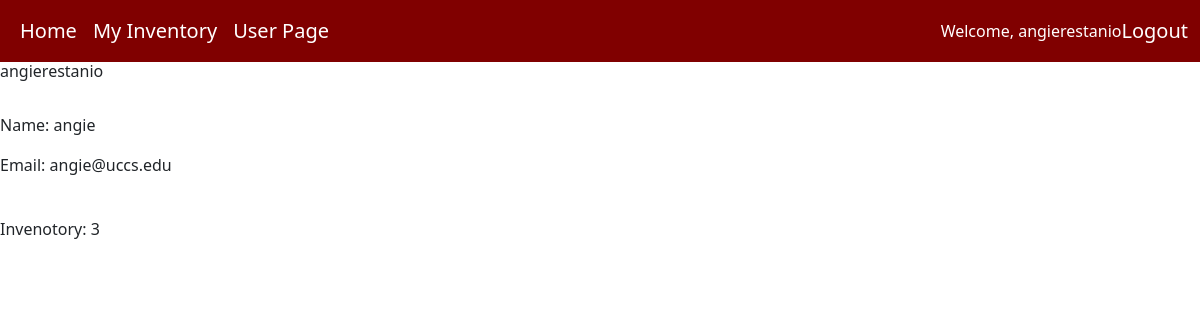
The page /user/ (signed in) on the database its author committed.
### inventory_app/models.py (models this page shows, shortened)
class Owner(models.Model):
    user = models.OneToOneField(User, on_delete=models.CASCADE, null=True)
    name = models.CharField(max_length=200)
    email = models.CharField(max_length=200)
    inventory = models.OneToOneField(Inventory, on_delete=models.CASCADE, unique=True, null=True)
    def __str__(self):
        return self.name

class Inventory(models.Model):
    def get_absolute_url(self):
        return reverse('inventory-detail', args=[str(self.id)])

### inventory_app/decorators.py (the view)
        def wrapper_func(request, *args, **kwargs):
            print('allowed roles: ', allowed_roles)
            group = None
            if request.user.groups.exists():
                group = request.user.groups.all()[0].name
            if group in allowed_roles:
                return view_func(request, *args, **kwargs)
            else:
                return HttpResponse('You are not authorized to view this page.')

### inventory_app/views.py (called while the page is built)
@login_required(login_url='login') # if user not authentucated, refirect to login page
@allowed_users(allowed_roles=['owner']) # once logged in only users in allowed_roles can user page
def userPage(request):
    owner = request.user.owner
    print('owner: ', owner)
    inventory = owner.inventory
    print('inventory id: ', inventory.id)
    context = {'inventory':inventory, 'owner':owner}
    return render(request, 'inventory_app/user.html', context)

### inventory_app/templates/inventory_app/user.html
{% extends 'inventory_app/base_template.html' %}
{% block content %}
<h6>{{user}}</h6>
<br>
<p>Name: {{owner.name}}</p>
<p>Email: {{owner.email}}</p>
<br>
<p>Invenotory: {{inventory.id}}</P>
{% endblock %}

### inventory_app/templates/inventory_app/base_template.html (shortened to what this page needs)
{% load static %}
<!DOCTYPE html>
<html lang="en">
<head>
{% load bootstrap5 %}
{% bootstrap_css %}
</head>
<body>
<nav class="navbar navbar-expand-md navbar-dark" style="background-color: #800000;">
    <div class="container-fluid">
        <div class="collapse navbar-collapse" id="navbarNav">
            <ul class="navbar-nav">
                <li class="nav-item">
                    <a class="nav-link text-white" style="font-size: 20px;" href="{% url 'index' %}" aria-label="Visit the homepage">Home</a>
                </li>
                {% if request.user.is_authenticated %}
                    {% if request.user.owner.inventory.id %}
                        <li class="nav-item"><a class="nav-link text-white" style="font-size: 20px;" href="{% url 'inventory-detail' request.user.owner.inventory.id %}" aria-label="View inventory">My Inventory</a></li>
                    {% endif %}
                {% endif %}
                <li>
                    {% if request.user.is_authenticated %}
                        <a class="nav-link text-white" style="font-size: 20px;" href="{% url 'user_page' %}" aria-label="View list of items">User Page</a>
                    {% endif %}
                </li>
            </ul>
        </div>
        {% if request.user.is_authenticated %}
            <span style="color: white;" >Welcome, {{request.user}}</span>
            <span><a class="nav-link text-white" style="font-size: 20px;" href="{% url 'logout' %}">Logout</a></span>
        {% else %}
            {% if request.path != '/accounts/login/' %}
                <span><a class="nav-link text-white" style="font-size: 20px;" href="{% url 'login' %}">Login</a></span>
            {% endif %}
        {% endif %}
    </div>
 </nav>
{% block content %}
{% endblock %}
</body>
</html>

### rows shown on the page
Owner: name "angie", email "angie@uccs.edu"
Inventory: id "3"

### other values the page prints
{{ request.user }} "angierestanio"
{{ user }} "angierestanio"
